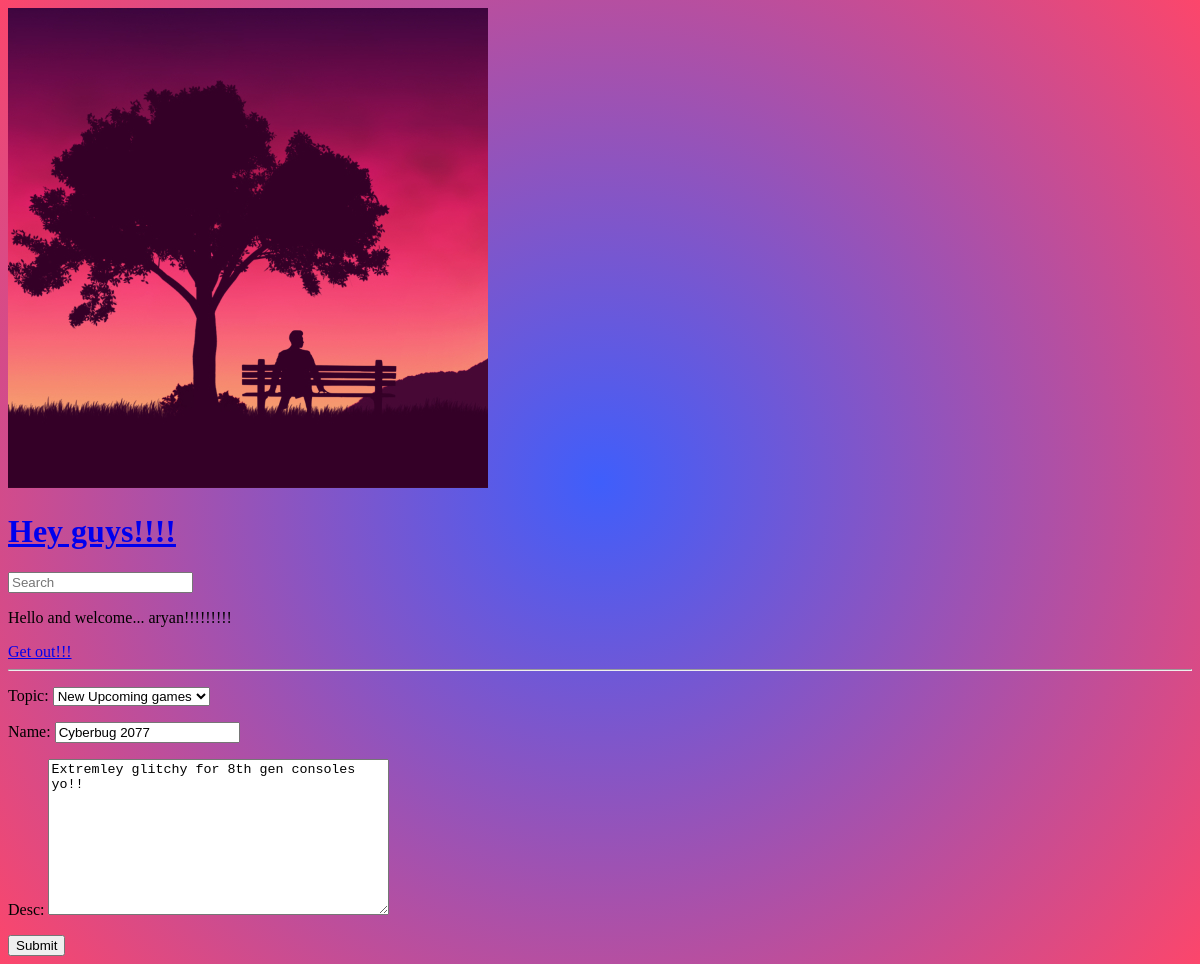
The page /update-room/10 (signed in) on the database its author committed.
### basicapp/models.py (models this page shows, shortened)
class Room(models.Model):
    host = models.ForeignKey(User, on_delete = models.SET_NULL, null = True)
    topic = models.ForeignKey(Topic, on_delete = models.SET_NULL, null = True)
    name = models.CharField(max_length = 200)
    desc = models.TextField(null = True, blank = True)
    participants = models.ManyToManyField(User, related_name = 'participants', blank = True)
    updated = models.DateTimeField(auto_now = True)
    created = models.DateTimeField(auto_now_add = True)
    class Meta:
        ordering = ['-updated', '-created']

class Topic(models.Model):
    name = models.CharField(max_length = 200)
    def __str__(self):
        return self.name

### basicapp/views.py (the view)
# urls.py: path('update-room/<str:pk>', views.UpdateRoom, name = 'update-room'),
@login_required(login_url = 'login')
def UpdateRoom(request, pk):
    room = Room.objects.get(id = pk)
    form = RoomForm(instance = room)
    if request.user != room.host:
        return HttpResponse("You don't have permission to edit this.")
    if request.method == 'POST':
        form = RoomForm(request.POST, instance = room)
        if form.is_valid():
            form.save()
            return redirect('home')
    context = {'form' : form}
    return render(request, 'basicapp/room_form.html', context)

### basicapp/forms.py
class RoomForm(ModelForm):
    class Meta:
        model = Room
        fields = '__all__'
        exclude = ['host', 'participants']

### basicapp/templates/basicapp/room_form.html (shortened to what this page needs)
{% extends 'main.html' %}
{% block content %}
<div>
    <form method="POST" action="">
        {{form.as_p}}
        <input type="submit" value="Submit" />
    </form>
</div>
{% endblock content %}

### templates/navbar.html
{% load static %}
<a href = '/'>
    <img class="imagelogo" src="{% static 'images/logo.jpg' %}" alt="image logo">
    <h1>Hey guys!!!!</h1>
</a>
<form method="GET" action="{% url 'home' %}">
    <input type="text" name="q" placeholder="Search"/>
</form>
{% if request.user.is_authenticated %}
<p>Hello and welcome... {{request.user}}!!!!!!!!!</p>
<a href="{% url 'logout' %}">Get out!!!</a>
{% else %}
<a href="{% url 'login' %}">Login</a>
{% endif %}
<hr>

### static/styles/main.css (style rules this page uses)
body { background: rgb(63,94,251); background: radial-gradient(circle, rgba(63,94,251,1) 0%, rgba(252,70,107,1) 100%); }

### rows shown on the page
Room: topic "New Upcoming games", desc "Extremley glitchy for 8th gen consoles yo!!"
Topic: name "Cyberbug 2077"

### other values the page prints
{{ request.user }} "aryan"
